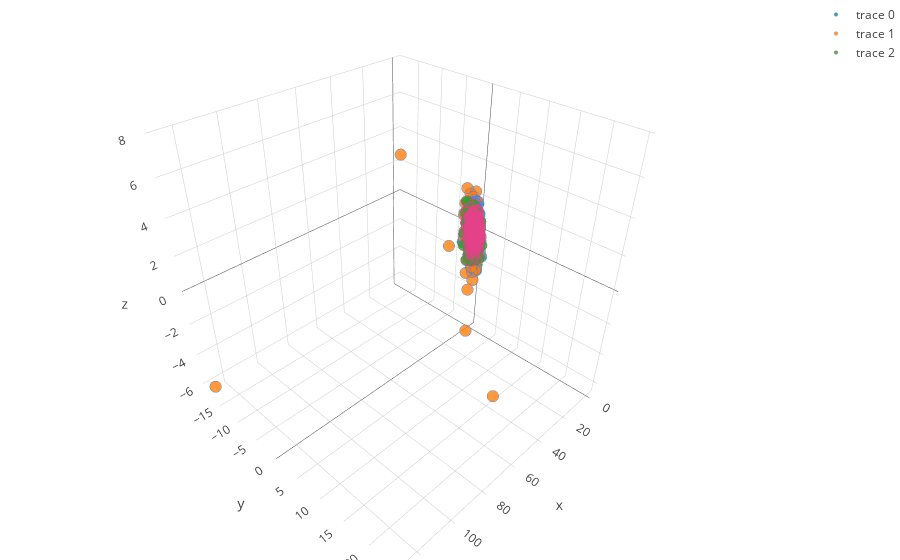

Notebook source saved alongside this figure:
### Code cell
trace1 = ta.get_trace(X_reduced, X["category"], "Amazon", "rgb(71,233,163)")
trace2 = ta.get_trace(X_reduced, X["category"], "Imdb", "rgb(52,133,252)")
trace3 = ta.get_trace(X_reduced, X["category"], "Yelp", "rgb(229,65,136)")
data = [trace1, trace2, trace3]
layout = go.Layout(
    margin=dict(
        l=0,
        r=0,
        b=0,
        t=0
    )
)
fig = go.Figure(data=data, layout=layout)
offline.iplot(fig, filename='simple-3d-scatter')

### Figure 1 — Plotly figure (JSON) as saved in the notebook; plotly's stock layout.template omitted (floating-point values rounded to 4 significant figures; data arrays with more than 128 entries replaced by an {"elided": "..."} marker saying what was removed)
{"data": [{"marker": {"line": {"color": "rgb(71,233,163)", "width": 0.2}, "opacity": 0.8, "size": 4}, "mode": "markers", "text": {"elided": "990 str values"}, "type": "scatter3d", "x": {"elided": "990 float values"}, "y": {"elided": "990 float values"}, "z": {"elided": "990 float values"}}, {"marker": {"line": {"color": "rgb(52,133,252)", "width": 0.2}, "opacity": 0.8, "size": 4}, "mode": "markers", "text": {"elided": "745 str values"}, "type": "scatter3d", "x": {"elided": "745 float values"}, "y": {"elided": "745 float values"}, "z": {"elided": "745 float values"}}, {"marker": {"line": {"color": "rgb(229,65,136)", "width": 0.2}, "opacity": 0.8, "size": 4}, "mode": "markers", "text": {"elided": "996 str values"}, "type": "scatter3d", "x": {"elided": "996 float values"}, "y": {"elided": "996 float values"}, "z": {"elided": "996 float values"}}], "layout": {"margin": {"b": 0, "l": 0, "r": 0, "t": 0}}}
